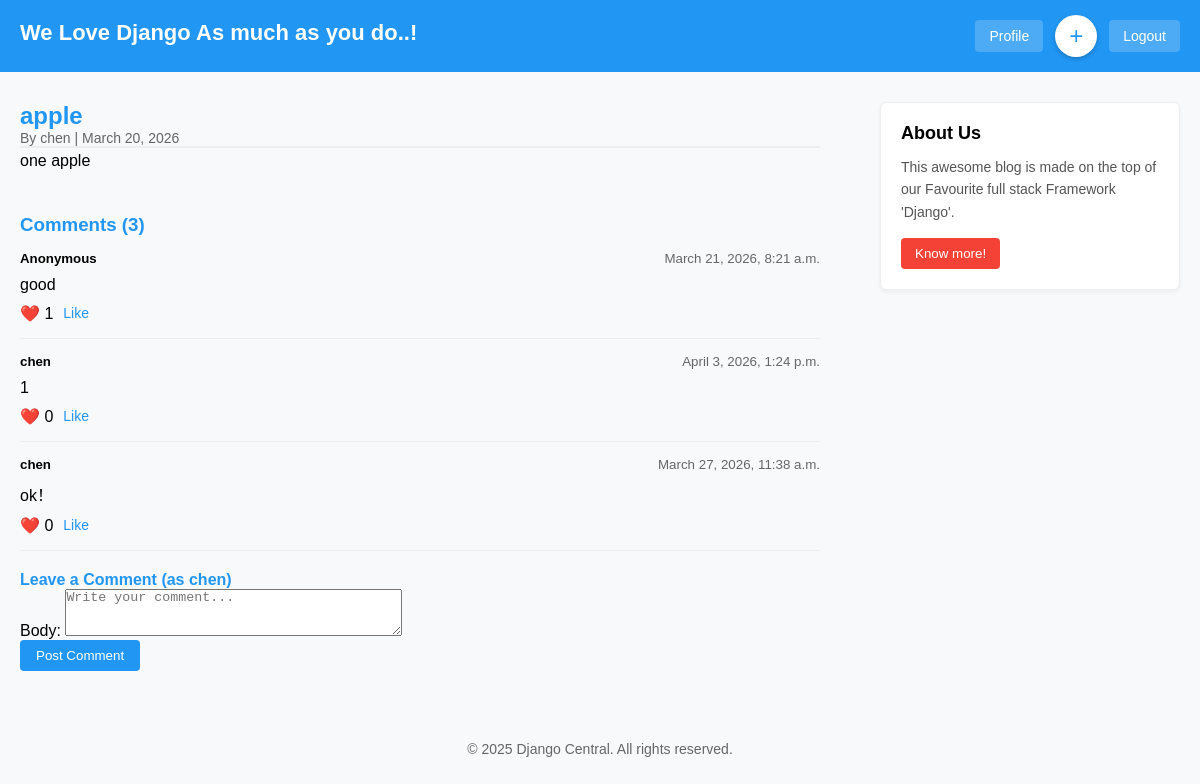
Page /apple/ (signed in) on the committed database.
### blog/models.py (models this page shows, shortened)
class Post(models.Model):
    STATUS_CHOICES = (
        (0, 'Draft'),
        (1, 'Publish'),
    )
    title = models.CharField(max_length=200)
    slug = models.SlugField(max_length=200, unique=True)
    author = models.ForeignKey(User, on_delete=models.CASCADE, related_name='blog_posts')
    text = models.TextField()
    created_date = models.DateTimeField(auto_now_add=True)
    status = models.IntegerField(choices=STATUS_CHOICES, default=1)
    class Meta:
        ordering = ['-created_date']

class Comment(models.Model):
    post = models.ForeignKey(Post, on_delete=models.CASCADE, related_name='comments')
    user = models.ForeignKey(User, on_delete=models.CASCADE, null=True, blank=True)
    body = models.TextField()
    name = models.CharField(max_length=100)
    created_on = models.DateTimeField(auto_now_add=True)
    likes = models.PositiveIntegerField(default=0)
    active = models.BooleanField(default=True)
    class Meta:
        ordering = ['-likes', '-created_on']

### blog/views.py (the view)
# urls.py: path('<slug:slug>/', views.PostDetail.as_view(), name='post_detail'),
class PostDetail(DetailView):
    model = Post
    template_name = 'blog/post_detail.html'
    def get_context_data(self, **kwargs):
        context = super().get_context_data(** kwargs)
        context['comments'] = self.object.comments.filter(active=True)
        context['comment_form'] = CommentForm()
        return context

### blog/forms.py
class CommentForm(forms.ModelForm):
    class Meta:
        model = Comment
        fields = ['body']
        widgets = {
            'body': forms.Textarea(attrs={'class': 'form-control', 'rows': 3, 'placeholder': 'Write your comment...'}),
        }

### templates/blog/post_detail.html (shortened to what this page needs)
{% extends 'base.html' %}
{% block content %}
<div style="max-width: 800px;">
    <h2 style="color: #2196F3;">{{ post.title }}</h2>
    <p style="color: #666; font-size: 14px;">By {{ post.author.username }} | {{ post.created_date|date:"F j, Y" }}</p>
    <hr style="border: 1px solid #eee;">
    <div style="line-height: 1.6;">{{ post.text|linebreaks }}</div>
    <div style="margin-top: 40px;">
        <h3 style="color: #2196F3;">Comments ({{ comments|length }})</h3>
        {% for comment in comments %}
        <div style="border-bottom: 1px solid #eee; padding: 15px 0;">
            <div style="display: flex; justify-content: space-between; align-items: center;">
                <h5 style="margin: 0;">
                    {% if comment.user %}{{ comment.user.username }}{% else %}Anonymous{% endif %}
                </h5>
                <small style="color: #666;">{{ comment.created_on|date:"F j, Y, g:i a" }}</small>
            </div>
            <p style="margin: 10px 0;">{{ comment.body }}</p>
            <div style="display: flex; align-items: center;">
                <span style="margin-right: 10px;">❤️ {{ comment.likes }}</span>
                <a href="{% url 'like_comment' comment.id %}" style="color: #2196F3; text-decoration: none; font-size: 14px;">Like</a>
            </div>
        </div>
        {% empty %}
        <p>No comments yet. Be the first to comment!</p>
        {% endfor %}
        <div style="margin-top: 20px;">
            {% if user.is_authenticated %}
            <h4 style="color: #2196F3;">Leave a Comment (as {{ user.username }})</h4>
            <form method="POST" action="{% url 'add_comment' post.id %}">
                {{ comment_form.as_p }}
                <button type="submit" style="background: #2196F3; color: white; border: none; padding: 8px 16px; border-radius: 4px; cursor: pointer;">
                    Post Comment
                </button>
            </form>
            {% else %}
            <p>Please <a href="{% url 'login' %}" style="color: #2196F3;">login</a> to leave a comment.</p>
            {% endif %}
        </div>
    </div>
</div>
{% endblock %}

### templates/base.html (style rules this page uses)
* { box-sizing: border-box; margin: 0; padding: 0; }
body { font-family: Arial, sans-serif; background-color: #f8f9fa; }

### rows in the picture
Post: title "apple", author.username "chen", created_date "March 20, 2026", text "one apple"
Comment: shows "Anonymous", created_on "March 21, 2026, 8:21 a.m.", body "good", likes "1"
Comment: user.username "chen", created_on "April 3, 2026, 1:24 p.m.", body "1", likes "0"
Comment: user.username "chen", created_on "March 27, 2026, 11:38 a.m.", body "ok！", likes "0"

### other values in the picture
{{ comments|length }} "3"
{{ user.username }} "chen"
